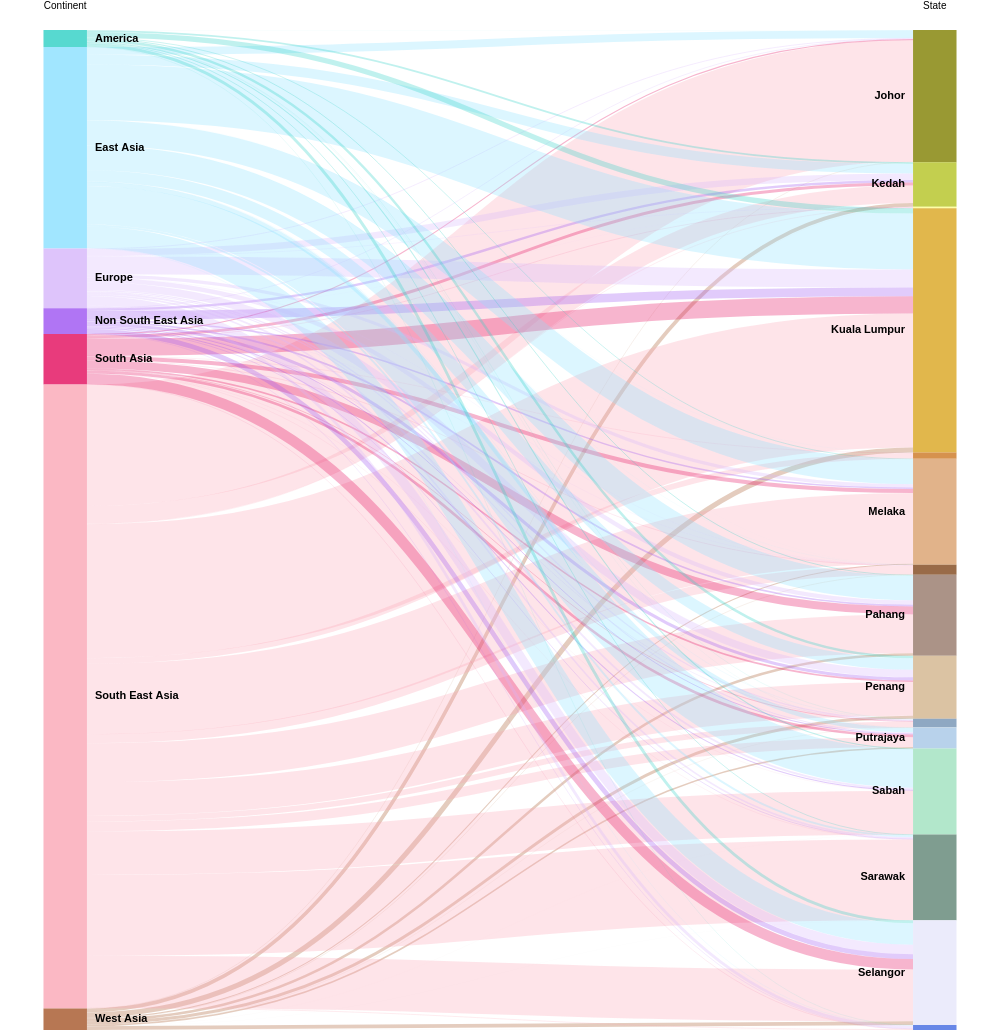

Vega-Lite specification for this chart:
### Vega specification from a JSON file in a GitHub repository (floating-point values rounded to 4 significant figures)
{"$schema": "https://vega.github.io/schema/vega/v3.0.json", "width": 1000, "height": 1000, "data": [{"name": "rawData", "values": [{"Continent": "America", "State": "Johor", "Total_Arrivals": 9861}, {"Continent": "East Asia", "State": "Johor", "Total_Arrivals": 464974}, {"Continent": "Europe", "State": "Johor", "Total_Arrivals": 51181}, {"Continent": "Non South East Asia", "State": "Johor", "Total_Arrivals": 18310}, {"Continent": "South Asia", "State": "Johor", "Total_Arrivals": 67553}, {"Continent": "South East Asia", "State": "Johor", "Total_Arrivals": 7275410}, {"Continent": "West Asia", "State": "Johor", "Total_Arrivals": 17890}, {"Continent": "America", "State": "Kedah", "Total_Arrivals": 110758}, {"Continent": "East Asia", "State": "Kedah", "Total_Arrivals": 574597}, {"Continent": "Europe", "State": "Kedah", "Total_Arrivals": 390134}, {"Continent": "Non South East Asia", "State": "Kedah", "Total_Arrivals": 146073}, {"Continent": "South Asia", "State": "Kedah", "Total_Arrivals": 183272}, {"Continent": "South East Asia", "State": "Kedah", "Total_Arrivals": 1045980}, {"Continent": "West Asia", "State": "Kedah", "Total_Arrivals": 220484}, {"Continent": "America", "State": "Kelantan", "Total_Arrivals": 2969}, {"Continent": "Europe", "State": "Kelantan", "Total_Arrivals": 27712}, {"Continent": "Non South East Asia", "State": "Kelantan", "Total_Arrivals": 3659}, {"Continent": "South Asia", "State": "Kelantan", "Total_Arrivals": 18674}, {"Continent": "South East Asia", "State": "Kelantan", "Total_Arrivals": 35934}, {"Continent": "West Asia", "State": "Kelantan", "Total_Arrivals": 3489}, {"Continent": "America", "State": "Kuala Lumpur", "Total_Arrivals": 314172}, {"Continent": "East Asia", "State": "Kuala Lumpur", "Total_Arrivals": 3342480}, {"Continent": "Europe", "State": "Kuala Lumpur", "Total_Arrivals": 1082939}, {"Continent": "Non South East Asia", "State": "Kuala Lumpur", "Total_Arrivals": 514170}, {"Continent": "South Asia", "State": "Kuala Lumpur", "Total_Arrivals": 1038683}, {"Continent": "South East Asia", "State": "Kuala Lumpur", "Total_Arrivals": 8019347}, {"Continent": "West Asia", "State": "Kuala Lumpur", "Total_Arrivals": 303758}, {"Continent": "America", "State": "Labuan", "Total_Arrivals": 810}, {"Continent": "East Asia", "State": "Labuan", "Total_Arrivals": 8809}, {"Continent": "Europe", "State": "Labuan", "Total_Arrivals": 1651}, {"Continent": "Non South East Asia", "State": "Labuan", "Total_Arrivals": 602}, {"Continent": "South Asia", "State": "Labuan", "Total_Arrivals": 11802}, {"Continent": "South East Asia", "State": "Labuan", "Total_Arrivals": 338464}, {"Continent": "America", "State": "Melaka", "Total_Arrivals": 46253}, {"Continent": "East Asia", "State": "Melaka", "Total_Arrivals": 1486596}, {"Continent": "Europe", "State": "Melaka", "Total_Arrivals": 192736}, {"Continent": "Non South East Asia", "State": "Melaka", "Total_Arrivals": 88026}, {"Continent": "South Asia", "State": "Melaka", "Total_Arrivals": 247572}, {"Continent": "South East Asia", "State": "Melaka", "Total_Arrivals": 4220615}, {"Continent": "West Asia", "State": "Melaka", "Total_Arrivals": 61069}, {"Continent": "America", "State": "Negeri Sembilan", "Total_Arrivals": 2159}, {"Continent": "East Asia", "State": "Negeri Sembilan", "Total_Arrivals": 11891}, {"Continent": "Europe", "State": "Negeri Sembilan", "Total_Arrivals": 16422}, {"Continent": "Non South East Asia", "State": "Negeri Sembilan", "Total_Arrivals": 6966}, {"Continent": "South Asia", "State": "Negeri Sembilan", "Total_Arrivals": 15879}, {"Continent": "South East Asia", "State": "Negeri Sembilan", "Total_Arrivals": 532780}, {"Continent": "West Asia", "State": "Negeri Sembilan", "Total_Arrivals": 18272}, {"Continent": "America", "State": "Pahang", "Total_Arrivals": 54437}, {"Continent": "East Asia", "State": "Pahang", "Total_Arrivals": 1475469}, {"Continent": "Europe", "State": "Pahang", "Total_Arrivals": 259049}, {"Continent": "Non South East Asia", "State": "Pahang", "Total_Arrivals": 105098}, {"Continent": "South Asia", "State": "Pahang", "Total_Arrivals": 479448}, {"Continent": "South East Asia", "State": "Pahang", "Total_Arrivals": 2322400}, {"Continent": "West Asia", "State": "Pahang", "Total_Arrivals": 152766}, {"Continent": "America", "State": "Penang", "Total_Arrivals": 149665}, {"Continent": "East Asia", "State": "Penang", "Total_Arrivals": 681596}, {"Continent": "Europe", "State": "Penang", "Total_Arrivals": 455832}, {"Continent": "Non South East Asia", "State": "Penang", "Total_Arrivals": 190781}, {"Continent": "South Asia", "State": "Penang", "Total_Arrivals": 90087}, {"Continent": "South East Asia", "State": "Penang", "Total_Arrivals": 2020877}, {"Continent": "West Asia", "State": "Penang", "Total_Arrivals": 183025}, {"Continent": "America", "State": "Perak", "Total_Arrivals": 17095}, {"Continent": "East Asia", "State": "Perak", "Total_Arrivals": 19609}, {"Continent": "Europe", "State": "Perak", "Total_Arrivals": 79011}, {"Continent": "Non South East Asia", "State": "Perak", "Total_Arrivals": 16635}, {"Continent": "South Asia", "State": "Perak", "Total_Arrivals": 38938}, {"Continent": "South East Asia", "State": "Perak", "Total_Arrivals": 339536}, {"Continent": "West Asia", "State": "Perak", "Total_Arrivals": 11155}, {"Continent": "Europe", "State": "Perlis", "Total_Arrivals": 1560}, {"Continent": "Non South East Asia", "State": "Perlis", "Total_Arrivals": 737}, {"Continent": "South Asia", "State": "Perlis", "Total_Arrivals": 1471}, {"Continent": "South East Asia", "State": "Perlis", "Total_Arrivals": 3623}, {"Continent": "West Asia", "State": "Perlis", "Total_Arrivals": 263}, {"Continent": "America", "State": "Putrajaya", "Total_Arrivals": 9025}, {"Continent": "East Asia", "State": "Putrajaya", "Total_Arrivals": 266504}, {"Continent": "Europe", "State": "Putrajaya", "Total_Arrivals": 72367}, {"Continent": "Non South East Asia", "State": "Putrajaya", "Total_Arrivals": 59290}, {"Continent": "South Asia", "State": "Putrajaya", "Total_Arrivals": 159390}, {"Continent": "South East Asia", "State": "Putrajaya", "Total_Arrivals": 581654}, {"Continent": "West Asia", "State": "Putrajaya", "Total_Arrivals": 89686}, {"Continent": "America", "State": "Sabah", "Total_Arrivals": 64561}, {"Continent": "East Asia", "State": "Sabah", "Total_Arrivals": 2288098}, {"Continent": "Europe", "State": "Sabah", "Total_Arrivals": 114107}, {"Continent": "Non South East Asia", "State": "Sabah", "Total_Arrivals": 60393}, {"Continent": "South Asia", "State": "Sabah", "Total_Arrivals": 6854}, {"Continent": "South East Asia", "State": "Sabah", "Total_Arrivals": 2610152}, {"Continent": "West Asia", "State": "Sabah", "Total_Arrivals": 2613}, {"Continent": "America", "State": "Sarawak", "Total_Arrivals": 46217}, {"Continent": "East Asia", "State": "Sarawak", "Total_Arrivals": 114292}, {"Continent": "Europe", "State": "Sarawak", "Total_Arrivals": 99423}, {"Continent": "Non South East Asia", "State": "Sarawak", "Total_Arrivals": 33531}, {"Continent": "South Asia", "State": "Sarawak", "Total_Arrivals": 8969}, {"Continent": "South East Asia", "State": "Sarawak", "Total_Arrivals": 4837917}, {"Continent": "West Asia", "State": "Sarawak", "Total_Arrivals": 1638}, {"Continent": "America", "State": "Selangor", "Total_Arrivals": 173863}, {"Continent": "East Asia", "State": "Selangor", "Total_Arrivals": 1290889}, {"Continent": "Europe", "State": "Selangor", "Total_Arrivals": 561465}, {"Continent": "Non South East Asia", "State": "Selangor", "Total_Arrivals": 283681}, {"Continent": "South Asia", "State": "Selangor", "Total_Arrivals": 631091}, {"Continent": "South East Asia", "State": "Selangor", "Total_Arrivals": 3101730}, {"Continent": "West Asia", "State": "Selangor", "Total_Arrivals": 222077}, {"Continent": "America", "State": "Terengganu", "Total_Arrivals": 18531}, {"Continent": "East Asia", "State": "Terengganu", "Total_Arrivals": 20244}, {"Continent": "Europe", "State": "Terengganu", "Total_Arrivals": 170830}, {"Continent": "Non South East Asia", "State": "Terengganu", "Total_Arrivals": 21748}, {"Continent": "South Asia", "State": "Terengganu", "Total_Arrivals": 14585}, {"Continent": "South East Asia", "State": "Terengganu", "Total_Arrivals": 43269}, {"Continent": "West Asia", "State": "Terengganu", "Total_Arrivals": 5529}], "transform": [{"type": "formula", "expr": "datum['Continent']", "as": "stack1"}, {"type": "formula", "expr": "datum.State", "as": "stack2"}, {"type": "formula", "expr": "datum.Total_Arrivals", "as": "size"}]}, {"name": "nodes", "source": "rawData", "transform": [{"type": "filter", "expr": "!groupSelector || groupSelector.stack1 == datum.stack1 || groupSelector.stack2 == datum.stack2"}, {"type": "formula", "expr": "datum.stack1 + datum.stack2", "as": "key"}, {"type": "fold", "fields": ["stack1", "stack2"], "as": ["stack", "groupID"]}, {"type": "formula", "expr": "datum.stack == 'stack1' ? datum.stack1 + ' ' + datum.stack2 : datum.stack2 + ' ' + datum.stack1", "as": "sortField"}, {"type": "stack", "groupby": ["stack"], "sort": {"field": "sortField", "order": "descending"}, "field": "size"}, {"type": "formula", "expr": "(datum.y0 + datum.y1) / 2", "as": "yc"}]}, {"name": "groups", "source": "nodes", "transform": [{"type": "aggregate", "groupby": ["stack", "groupID"], "fields": ["size"], "ops": ["sum"], "as": ["total"]}, {"type": "stack", "groupby": ["stack"], "sort": {"field": "groupID", "order": "descending"}, "field": "total"}, {"type": "formula", "expr": "scale('y', datum.y0)", "as": "scaledY0"}, {"type": "formula", "expr": "scale('y', datum.y1)", "as": "scaledY1"}, {"type": "formula", "expr": "datum.stack == 'stack1'", "as": "rightLabel"}, {"type": "formula", "expr": "datum.total / domain('y')[1]", "as": "percentage"}]}, {"name": "destinationNodes", "source": "nodes", "transform": [{"type": "filter", "expr": "datum.stack == 'stack2'"}]}, {"name": "edges", "source": "nodes", "transform": [{"type": "filter", "expr": "datum.stack == 'stack1'"}, {"type": "lookup", "from": "destinationNodes", "key": "key", "fields": ["key"], "as": ["target"]}, {"type": "linkpath", "orient": "horizontal", "shape": "diagonal", "sourceY": {"expr": "scale('y', datum.yc)"}, "sourceX": {"expr": "scale('x', 'stack1') + bandwidth('x')"}, "targetY": {"expr": "scale('y', datum.target.yc)"}, "targetX": {"expr": "scale('x', 'stack2')"}}, {"type": "formula", "expr": "range('y')[0] - scale('y', datum.size)", "as": "strokeWidth"}, {"type": "formula", "expr": "datum.size / domain('y')[1]", "as": "percentage"}]}], "scales": [{"name": "x", "type": "band", "range": "width", "domain": ["stack1", "stack2"], "paddingOuter": 0.05, "paddingInner": 0.95}, {"name": "y", "type": "linear", "range": "height", "domain": {"data": "nodes", "field": "y1"}}, {"name": "color", "type": "ordinal", "range": ["#2ed0c5", "#8ae0ff", "#d6b6fa", "#9d53f2", "#E30B5C", "#faa7b6", "#a65628", "#808000", "#B4C424", "#FFFF8F", "#DAA520", "#CC7722", "#DAA06D", "#80461B", "#967969", "#D2B48C", "#7393B3", "#F0FFFF", "#A7C7E7", "#9FE2BF", "#5F8575", "#E6E6FA", "#4169E1"], "domain": ["America", "East Asia", "Europe", "Non South East Asia", "South Asia", "South East Asia", "West Asia", "Johor", "Kedah", "Kelantan", "Kuala Lumpur", "Labuan", "Melaka", "Negeri Sembilan", "Pahang", "Penang", "Perak", "Perlis", "Putrajaya", "Sabah", "Sarawak", "Selangor", "Terengganu"]}, {"name": "stackNames", "type": "ordinal", "range": ["Continent", "State"], "domain": ["stack1", "stack2"]}], "axes": [{"orient": "top", "scale": "x", "domain": false, "ticks": false, "labelPadding": 20, "encode": {"labels": {"update": {"text": {"scale": "stackNames", "field": "value", "fontWeight": "bold", "fontSize": 14}}}}}, {"orient": "left", "scale": "y", "labels": false, "domain": false, "ticks": false}], "marks": [{"type": "path", "name": "edgeMark", "from": {"data": "edges"}, "clip": true, "encode": {"update": {"stroke": [{"test": "groupSelector && groupSelector.stack == 'stack1'", "scale": "color", "field": "stack2"}, {"scale": "color", "field": "stack1"}], "strokeWidth": {"field": "strokeWidth"}, "path": {"field": "path"}, "strokeOpacity": {"signal": "!groupSelector && (groupHover.stack1 == datum.stack1 || groupHover.stack2 == datum.stack2) ? 0.9 : 0.3"}, "zindex": {"signal": "!groupSelector && (groupHover.stack1 == datum.stack1 || groupHover.stack2 == datum.stack2) ? 1 : 0"}, "tooltip": {"signal": "{\"Tourist from the Continent of\": datum.stack1, \"State\": datum.stack2, \"Total Tourist Arrivals\": format(datum.size, ',.0f')}"}}, "hover": {"strokeOpacity": {"value": 1}}}}, {"type": "rect", "name": "groupMark", "from": {"data": "groups"}, "encode": {"enter": {"fill": {"scale": "color", "field": "groupID"}, "width": {"scale": "x", "band": 1}}, "update": {"x": {"scale": "x", "field": "stack"}, "y": {"field": "scaledY0"}, "y2": {"field": "scaledY1"}, "fillOpacity": {"value": 0.8}, "tooltip": {"signal": "datum.groupID + ' has a total of ' + format(datum.total, ',.0f') + ' tourist arrivals.'"}}, "hover": {"fillOpacity": {"value": 1}}}}, {"type": "text", "from": {"data": "groups"}, "interactive": false, "encode": {"update": {"x": {"signal": "scale('x', datum.stack) + (datum.rightLabel ? bandwidth('x') + 8 : -8)"}, "yc": {"signal": "(datum.scaledY0 + datum.scaledY1) / 2"}, "align": {"signal": "datum.rightLabel ? 'left' : 'right'"}, "baseline": {"value": "middle"}, "fontWeight": {"value": "bold"}, "text": {"signal": "abs(datum.scaledY0 - datum.scaledY1) > 13 ? datum.groupID: ''"}}}}, {"type": "group", "data": [{"name": "dataForShowAll", "values": [{}], "transform": [{"type": "filter", "expr": "groupSelector"}]}], "encode": {"enter": {"xc": {"signal": "width / 2"}, "y": {"value": 30}, "width": {"value": 80}, "height": {"value": 30}}}, "marks": [{"type": "group", "name": "groupReset", "from": {"data": "dataForShowAll"}, "encode": {"enter": {"cornerRadius": {"value": 6}, "fill": {"value": "#f5f5f5"}, "stroke": {"value": "#c1c1c1"}, "strokeWidth": {"value": 2}, "height": {"field": {"group": "height"}}, "width": {"field": {"group": "width"}}}, "update": {"opacity": {"value": 1}}, "hover": {"opacity": {"value": 0.7}}}, "marks": [{"type": "text", "interactive": false, "encode": {"enter": {"xc": {"field": {"group": "width"}, "mult": 0.5}, "yc": {"field": {"group": "height"}, "mult": 0.5, "offset": 2}, "align": {"value": "center"}, "baseline": {"value": "middle"}, "fontWeight": {"value": "bold"}, "text": {"value": "Show All"}}}}]}]}], "signals": [{"name": "groupHover", "value": {}, "on": [{"events": "@groupMark:mouseover", "update": "{stack1:datum.stack == 'stack1' && datum.groupID, stack2:datum.stack == 'stack2' && datum.groupID}"}, {"events": "mouseout", "update": "{}"}]}, {"name": "groupSelector", "value": false, "on": [{"events": "@groupMark:click!", "update": "{stack:datum.stack, stack1: datum.stack == 'stack1' && datum.groupID, stack2: datum.stack == 'stack2' && datum.groupID}"}, {"events": [{"type": "click", "markname": "groupReset"}, {"type": "dblclick"}], "update": "false"}]}]}
